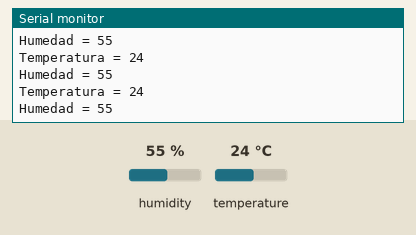
A sketch run on a simulated Arduino Uno, built with avr-gcc and run on an emulated ATmega328P. On the bench: the last lines printed to the serial monitor. Wiring (inferred from the names in the program): DHT11 sensor: data pin 2. The test bench sets the inputs (shaded band); at power-on: humidity 55 %, temperature 24 °C.

Above: at 3.0 s.
3.1 s: humidity set to 22 %
At 4.89 s:
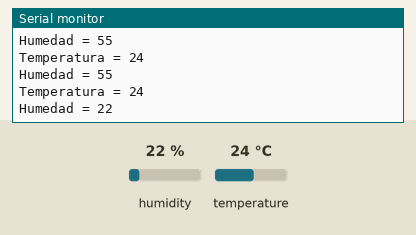
5.9 s: temperature set to 12 °C
At 6.5 s:
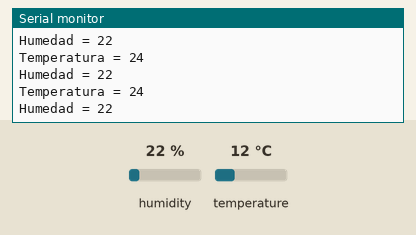
8.7 s: humidity set to 40 %
At 8.95 s:
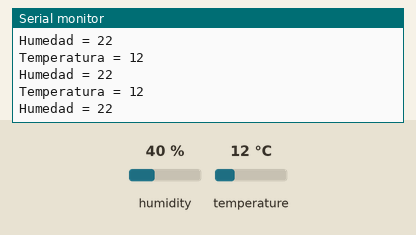
Timing chart, 0 to 11.7 s (numbered marks = the images above; inputs shaded):
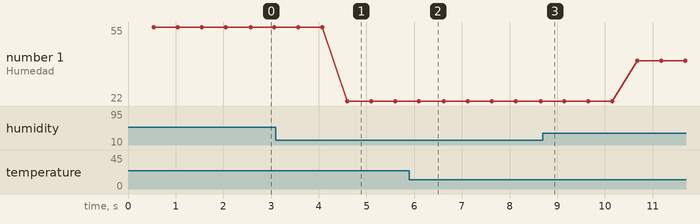

The sketch:

dht11.ino
```cpp
#include "DHT.h" //cargamos la librería DHT

// Variables
#define DHTPIN 2 // Seleccionamos el pin en el que se conectará el sensor
#define DHTTYPE DHT11 // Se selecciona el DHT11 (hay otros DHT)
DHT dht(DHTPIN, DHTTYPE); // Se inicia una variable que será usada por Arduino para comunicarse con el sensor

void setup() {
  Serial.begin(9600);  // Comienza comunicacion serial
  dht.begin(); //Se inicia el sensor
}

void loop()
{
    int temp = dht.readTemperature(); //  Leo la temperatura
    int hum = dht.readHumidity(); // Leo la humedad
    Serial.print("Temperatura = ");
    Serial.println(temp);
    Serial.print("Humedad = ");
    Serial.println(hum);
}
```

Measured:
- after the input at 3.1 s, the serial monitor: prints a new line after 1.5 s (image 1)
- plotted number 1: 55 → 22 after the input at 3.1 s, 22 → 40 after the input at 8.7 s
